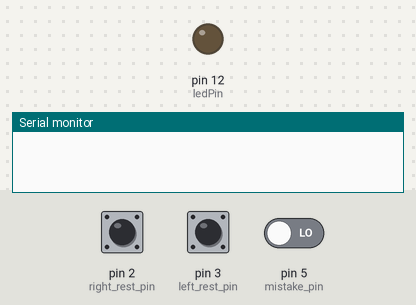
The sketch below on a simulated Arduino Uno, built with avr-gcc and run on an emulated ATmega328P. Parts: output pins drawn as LEDs (lit = HIGH), the last lines printed to the serial monitor. The inputs (shaded band) are chosen by the test bench; at power-on: pin 2 (right_rest_pin) LOW, pin 3 (left_rest_pin) LOW, pin 5 (mistake_pin) LOW.

Above: at 1.2 s.
1.3 s: pin 2 (right_rest_pin) pulled HIGH for 0.15 s
At 1.37 s:
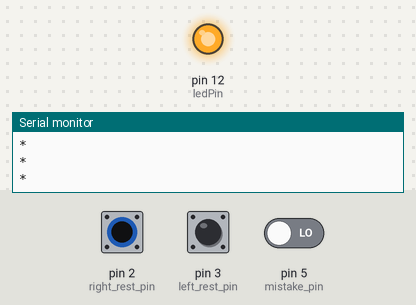
2.9 s: pin 3 (left_rest_pin) pulled HIGH for 0.15 s
At 4.2 s:
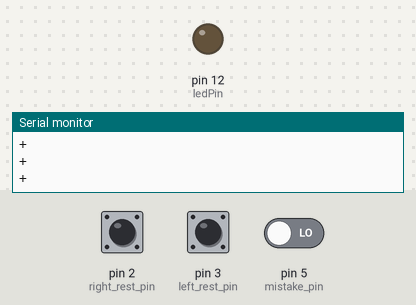
4.5 s: pin 3 (left_rest_pin) pulled HIGH for 3.2 s
At 5.0 s:
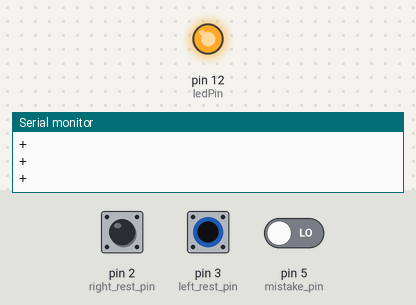
9.2 s: pin 2 (right_rest_pin) pulled HIGH for 3.2 s
At 13.5 s:
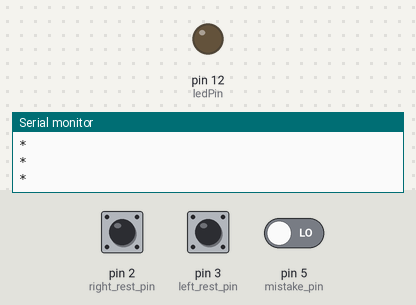
Timing chart, 0 to 14.9 s (numbered marks = the images above; inputs shaded):
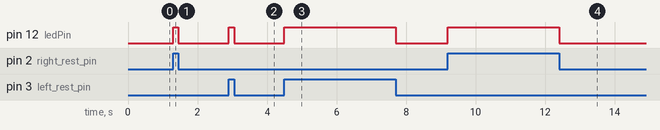

Measured:
- after the input at 1.3 s, pin 12 (ledPin): LOW → HIGH at once, → LOW 0.15 s later
- after the input at 2.9 s, pin 12 (ledPin): LOW → HIGH at once, → LOW 0.15 s later
- after the input at 4.5 s, pin 12 (ledPin): LOW → HIGH at once, → LOW 3.2 s later
- after the input at 9.2 s, pin 12 (ledPin): LOW → HIGH at once, → LOW 3.2 s later

The sketch:

BuzzWireTestArduinoCode.ino
```cpp
// constants won't change. They're used here to set pin numbers:
     // the number of the pushbutton pin
const int left_rest_pin = 3;
const int right_rest_pin = 2;
const int mistake_pin = 5;
const int ledPin = 12;

// variables will change:

int left_rest_state = 0;
int right_rest_state = 0;
int mistake_state = 0;

void setup()
{
  Serial.begin(9600);

  pinMode(left_rest_pin, INPUT);
  pinMode(right_rest_pin, INPUT);
  pinMode(mistake_pin, INPUT);
  pinMode(ledPin, OUTPUT);
}

void loop()
{
  // read the state of the pushbutton value:
  left_rest_state = digitalRead(left_rest_pin);
  right_rest_state = digitalRead(right_rest_pin);
  mistake_state = digitalRead(mistake_pin);

  // check if the pushbutton is pressed. If it is, the buttonState is HIGH:
  if (left_rest_state == HIGH)
  {
    Serial.println("+");
    digitalWrite(ledPin, HIGH);
  }

  if (right_rest_state == HIGH)
  {
    Serial.println("*");
    digitalWrite(ledPin, HIGH);
  }

  if(right_rest_state == LOW && left_rest_state == LOW)
  {
    digitalWrite(ledPin, LOW);
  }

  if (mistake_state == HIGH)
  {
    Serial.println("1");
  }
}
```
